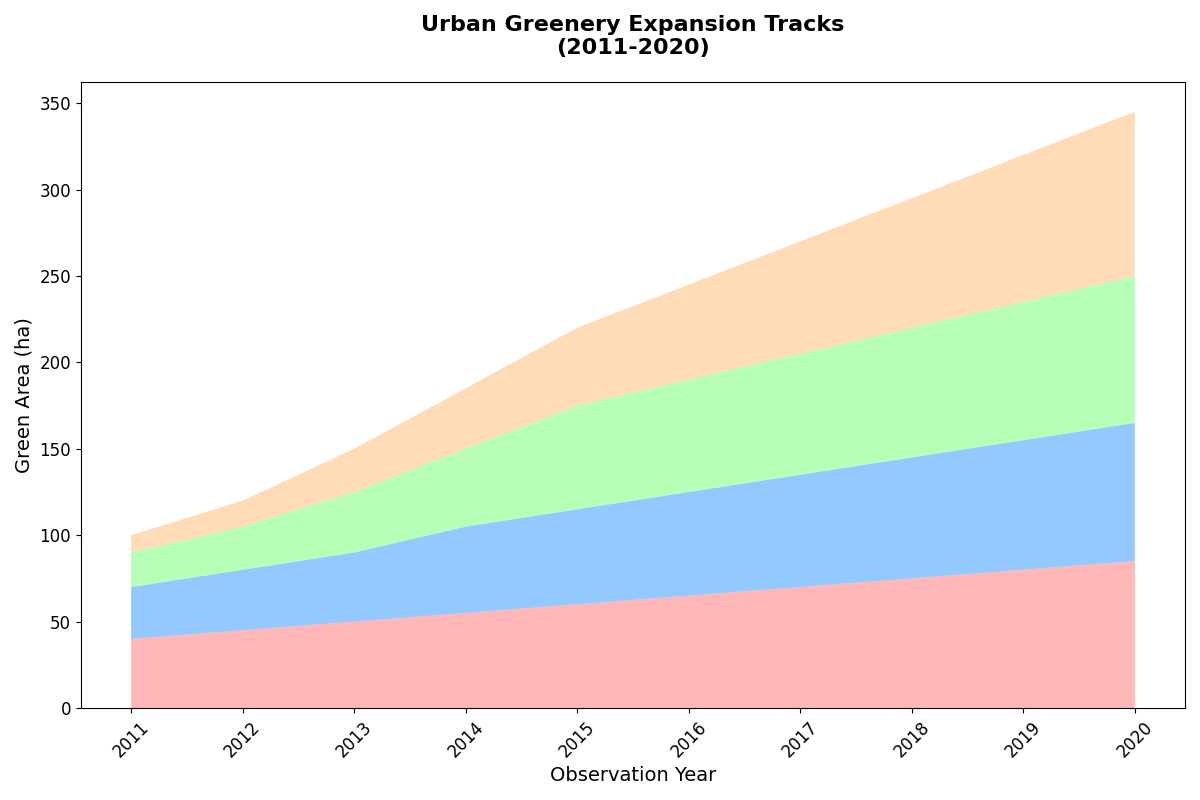

The Python source for this figure:
import matplotlib.pyplot as plt
import numpy as np

years = np.arange(2011, 2021)
green_space = {
    'Eco Town': np.array([40, 45, 50, 55, 60, 65, 70, 75, 80, 85]),
    'Nature Ville': np.array([30, 35, 40, 50, 55, 60, 65, 70, 75, 80]),
    'Garden Metropolis': np.array([20, 25, 35, 45, 60, 65, 70, 75, 80, 85]),
    'Oasis Hub': np.array([10, 15, 25, 35, 45, 55, 65, 75, 85, 95])
}

colors = ['#ff9999','#66b3ff','#99ff99','#ffcc99']

plt.figure(figsize=(12, 8))
plt.stackplot(years, green_space.values(), colors=colors, alpha=0.7)

plt.title('Urban Greenery Expansion Tracks\n(2011-2020)', fontsize=16, weight='bold', pad=20)
plt.xlabel('Observation Year', fontsize=14)
plt.ylabel('Green Area (ha)', fontsize=14)

plt.xticks(years, rotation=45)
plt.tick_params(axis='both', which='major', labelsize=12)

plt.tight_layout()
plt.show()
